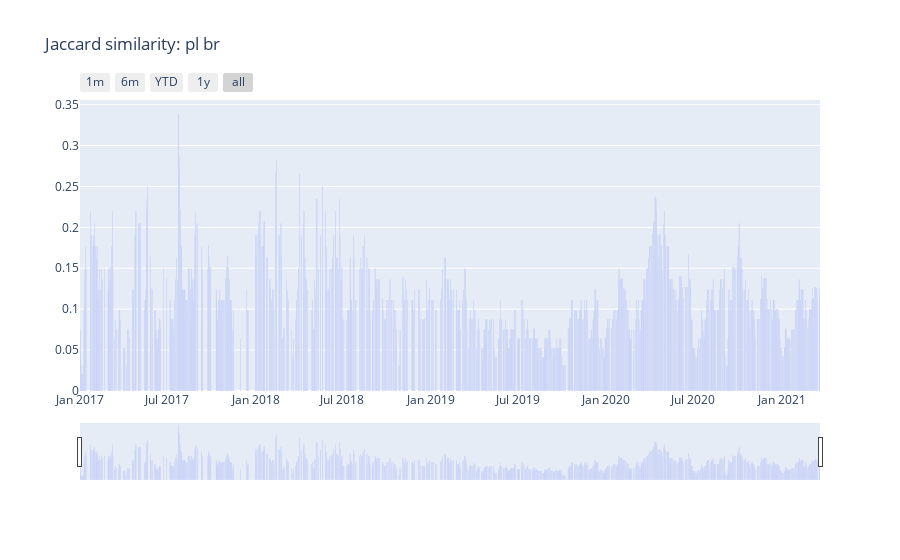

Here is the notebook cell this chart was saved with:
### Code cell
plot_countries_similarity('pl','br')

### Figure 1 — Plotly figure (JSON) as saved in the notebook; plotly's stock layout.template omitted (floating-point values rounded to 4 significant figures; data arrays with more than 128 entries replaced by an {"elided": "..."} marker saying what was removed)
{"data": [{"name": "Similarity", "type": "bar", "x": {"elided": "1162 str values"}, "y": {"elided": "1162 float values"}}], "layout": {"title": {"text": "Jaccard similarity: pl br"}, "xaxis": {"rangeselector": {"buttons": [{"count": 1, "label": "1m", "step": "month", "stepmode": "backward"}, {"count": 6, "label": "6m", "step": "month", "stepmode": "backward"}, {"count": 1, "label": "YTD", "step": "year", "stepmode": "todate"}, {"count": 1, "label": "1y", "step": "year", "stepmode": "backward"}, {"step": "all"}]}, "rangeslider": {"visible": true}, "type": "date"}}}
